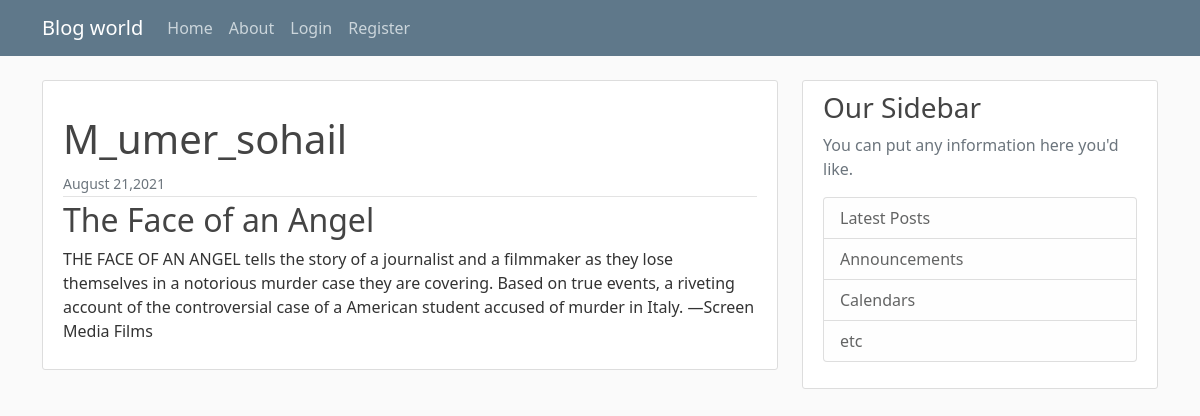
Page /blog/post/31 on the committed database.
### blog/models.py (models this page shows, shortened)
class post(models.Model):
    title=models.CharField(max_length=100)
    content=models.TextField()
    date_posted=models.DateTimeField(default=timezone.now)
    author=models.ForeignKey(User,on_delete=models.CASCADE)

### blog/views.py (the view)
# urls.py: path('post/<int:pk>', postdetailview.as_view(),name="post_detail"),
class postdetailview(DetailView):
    model=post
    template_name = 'blog/post_detail.html'

### blog/templates/blog/post_detail.html (shortened to what this page needs)
{% extends "blog/base.html"%}
{%block content%}
    <article class="media content-section">
              <div class="media-body">
                <div class="article-metadata">
                  <h1 class="mr-2" href="#">{{ object.author }}</h1>
                  <small class="text-muted">{{ object.date_posted |date:"F d,Y" }}</small>
                </div>
                <h2 class="article-title">{{ object.title }}</h2>
                <p class="article-content">{{ object.content }}</p>
              </div>
    </article>
{% endblock content %}

### blog/static/blog/main.css (style rules this page uses)
body { background: #fafafa; color: #333333; margin-top: 5rem; }
h1, h2, h3, h4, h5, h6 { color: #444444; }
.content-section { background: #ffffff; padding: 10px 20px; border: 1px solid #dddddd; border-radius: 3px; margin-bottom: 20px; }
.article-title { color: #444444; }
.article-content { white-space: pre-line; }
.article-metadata { padding-bottom: 1px; margin-bottom: 4px; border-bottom: 1px solid #e3e3e3 }

### rows in the picture
post: author "M_umer_sohail", date_posted "August 21,2021", title "The Face of an Angel", content "THE FACE OF AN ANGEL tells the story of a journalist and a filmmaker as they lose themselves in a notorious murder case they are covering. Based on true events, a riveting account of the controversial case of a American student accused of murder in Italy. —Screen Media Films"
